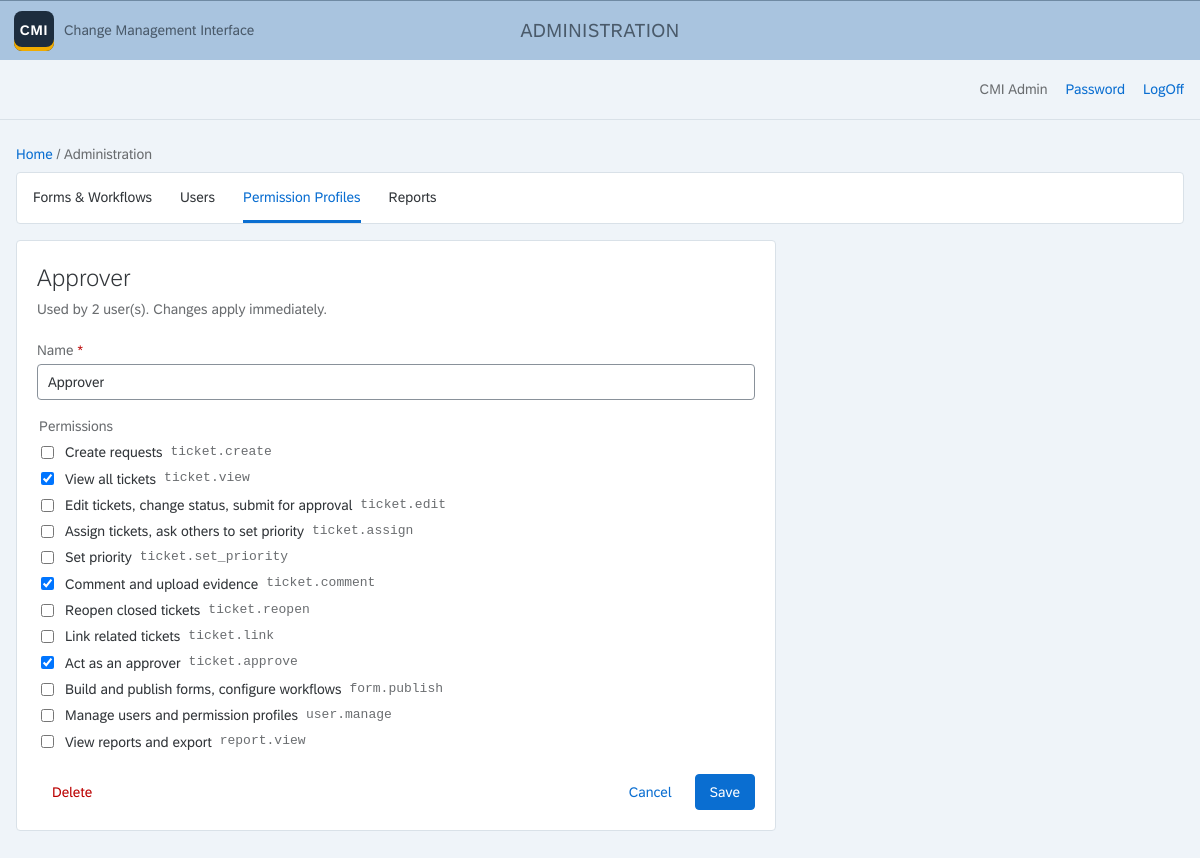
The app's page /admin/profiles/5 (signed in) with its own data.
### models.py (models this page shows, shortened)
class User(db.Model):
    id = db.Column(db.Integer, primary_key=True)
    email = db.Column(db.String(255), unique=True, nullable=False)
    name = db.Column(db.String(120), nullable=False)
    is_core = db.Column(db.Boolean, default=False, nullable=False)
    password_hash = db.Column(db.String(255))
    active = db.Column(db.Boolean, default=True, nullable=False)
    failed_logins = db.Column(db.Integer, default=0, nullable=False)
    locked_until = db.Column(db.DateTime)
    created_at = db.Column(db.DateTime, default=utcnow, nullable=False)
    deleted_at = db.Column(db.DateTime)  # soft delete: hidden everywhere; restore by clearing it (and setting active) in the DB
    profiles = db.relationship("PermissionProfile", secondary="user_profile", back_populates="users")
    def can(self, perm):
        return any(perm in p.permissions for p in self.profiles)

class PermissionProfile(db.Model):
    id = db.Column(db.Integer, primary_key=True)
    name = db.Column(db.String(80), unique=True, nullable=False)
    permissions = db.Column(db.JSON, default=list, nullable=False)
    users = db.relationship("User", secondary="user_profile", back_populates="profiles")

### admin.py (the view, shortened to what this page needs)
@bp.route("/profiles/<int:pid>", methods=["GET", "POST"])
def profile_edit(pid):
    need("user.manage")
    p = db.session.get(PermissionProfile, pid) or abort(404)
    return render_template("admin_profile_edit.html", p=p)

### app.py (called while the page is built)
@app.before_request
def guard():
    if request.method == "POST":
        token = session.get("_csrf")
        if not token or not secrets.compare_digest(request.form.get("_csrf", ""), token):
            abort(400, "Form expired. Reload the page and try again.")
    g.user = db.session.get(User, session["uid"]) if "uid" in session else None
    if g.user and not g.user.active:
        session.clear()
        g.user = None
    if not g.user and request.endpoint not in PUBLIC_ENDPOINTS:
        return redirect(url_for("login"))

@app.after_request
def security_headers(resp):
    resp.headers.setdefault("Content-Security-Policy", "default-src 'self'; style-src 'self' 'unsafe-inline'; "
                            "img-src 'self' data:; frame-ancestors 'none'; form-action 'self'")
    resp.headers.setdefault("X-Content-Type-Options", "nosniff")
    resp.headers.setdefault("Referrer-Policy", "same-origin")
    return resp

@app.context_processor
def template_globals():
    if "_csrf" not in session:
        session["_csrf"] = secrets.token_urlsafe(32)
    return dict(csrf=session["_csrf"])

### core.py (called while the page is built)
def need(perm):
    if not g.user.can(perm):
        abort(403)

### templates/admin_profile_edit.html (shortened to what this page needs)
{% extends "base.html" %}
{% block shell %}Administration{% endblock %}
{% block body %}
<main class="page">
  {% include "_admin_nav.html" %}
  <form class="panel pad narrow" method="post">
    <h1 class="title">{{ p.name }}</h1>
    <p class="subtitle">Used by {{ p.users|length }} user(s). Changes apply immediately.</p>
    <div class="field"><label for="name" class="req">Name</label><input id="name" name="name" value="{{ p.name }}" maxlength="80" required></div>
    <fieldset class="field">
      <legend>Permissions</legend>
      {% for key, label in PERMISSIONS.items() %}
      <label class="check"><input type="checkbox" name="permissions" value="{{ key }}" {% if key in p.permissions %}checked{% endif %}>
        {{ label }} <code class="muted small">{{ key }}</code></label>
      {% endfor %}
    </fieldset>
    <div class="actions">
      <button class="btn transparent reject" name="action" value="delete" type="submit" {% if p.users %}disabled title="Remove it from all users first"{% endif %}>Delete</button>
      <span class="grow"></span>
      <a class="btn transparent" href="{{ url_for('admin.profiles') }}">Cancel</a>
      <button class="btn emph" name="action" value="save" type="submit">Save</button>
    </div>
  </form>
</main>
{% endblock %}

### templates/base.html (shortened to what this page needs)
<!doctype html>
<html lang="en">
<head>
<link rel="stylesheet" href="{{ url_for('static', filename='fiori.css') }}">
</head>
<body>
<header class="shell">
  <a class="logo" href="{{ url_for('home') }}"><b>CMI</b><span>Change Management Interface</span></a>
  <span class="shell-title">{% block shell %}{% endblock %}</span>
</header>
{% if g.user %}
<div class="subbar">
  <span class="user">{{ g.user.name }}</span>
  {% if g.user.is_core %}<a href="{{ url_for('account') }}">Password</a>{% endif %}
  <a href="{{ url_for('logout') }}">LogOff</a>
</div>
{% endif %}
{% block body %}{% endblock %}
</body>
</html>

### static/fiori.css (style rules this page uses)
:root { --shell: #a9c4df; --shell-text: #4a5a6a; --page: #eff4f9; --surface: #fff; --border: #d9e1e8; --rule: #c4cbd2; --text: #32363a; --muted: #6a6d70; --link: #0a6ed1; --brand: #0a6ed1; --brand-hover: #085caf; --positive: #107e3e; --negative: #bb0000; --critical: #e9730c; --info: #0a6ed1; --neutral: #6a6d70; }
* { box-sizing: border-box; }
body { margin: 0; font: 400 14px/1.45 "72", "72full", Arial, Helvetica, sans-serif; color: var(--text); background: var(--page); }
a { color: var(--link); text-decoration: none; }
.shell { height: 60px; display: grid; grid-template-columns: 1fr auto 1fr; align-items: center; padding: 0 14px; background: var(--shell); border-top: 1px solid #6f8aa3; }
.shell-title { color: var(--shell-text); font-size: 19px; letter-spacing: .02em; text-transform: uppercase; }
.logo { justify-self: start; display: inline-flex; align-items: center; gap: 10px; color: var(--shell-text); font-size: 14px; }
.logo b { display: grid; place-items: center; width: 40px; height: 40px; border-radius: 8px; background: #1d2d3e; color: #fff; font-size: 14px; letter-spacing: .06em; box-shadow: inset 0 -4px 0 #f0ab00; }
.subbar { height: 60px; display: flex; justify-content: flex-end; align-items: center; gap: 18px; padding: 0 16px; border-bottom: 1px solid var(--border); }
.subbar .user { color: var(--muted); }
.page { padding: 24px 16px 96px; }
.title { font-size: 24px; font-weight: 300; margin: 0 0 4px; }
.subtitle { color: var(--muted); margin: 0 0 20px; }
.panel { background: var(--surface); border: 1px solid var(--border); border-radius: 4px; }
.btn { font: inherit; height: 36px; padding: 0 14px; border-radius: 4px; cursor: pointer; border: 1px solid var(--brand); background: var(--surface); color: var(--brand); }
.btn.emph { background: var(--brand); color: #fff; }
.btn.reject { border-color: var(--negative); color: var(--negative); }
.btn.transparent { border-color: transparent; }
label { display: block; color: var(--muted); font-size: 14px; margin-bottom: 4px; }
input, select, textarea { font: inherit; color: var(--text); width: 100%; height: 36px; padding: 0 10px; border: 1px solid #89919a; border-radius: 4px; background: var(--surface); }
.field { margin-bottom: 16px; }
.req::after { content: " *"; color: var(--negative); }
.check { display: flex; gap: 8px; align-items: center; color: var(--text); }
.check input { width: auto; height: auto; }
.pad { padding: 20px; }
.narrow { max-width: 760px; }
.actions { display: flex; gap: 8px; justify-content: flex-end; margin-top: 8px; }
.muted { color: var(--muted); }
a.btn { display: inline-flex; align-items: center; text-decoration: none; }
.small { font-size: 13px; }
.grow { flex: 1 1 auto; }
fieldset { border: 0; padding: 0; margin: 0 0 16px; }
legend { color: var(--muted); margin-bottom: 6px; }
fieldset .check { margin-bottom: 6px; }
code { font-family: Consolas, monospace; }

### records on screen
User: user.name "CMI Admin"
PermissionProfile: name "Approver", permissions "☑" "☑" "☑"

### other values on screen
{{ p.users|length }} "2"
{{ label }} "Create requests" "View all tickets" "Edit tickets, change status, submit for approval" "Assign tickets, ask others to set priority" "Set priority" "Comment and upload evidence" "Reopen closed tickets" "Link related tickets" "Act as an approver" "Build and publish forms, configure workflows" "Manage users and permission profiles" "View reports and export"
{{ key }} "ticket.create" "ticket.view" "ticket.edit" "ticket.assign" "ticket.set_priority" "ticket.comment" "ticket.reopen" "ticket.link" "ticket.approve" "form.publish" "user.manage" "report.view"
